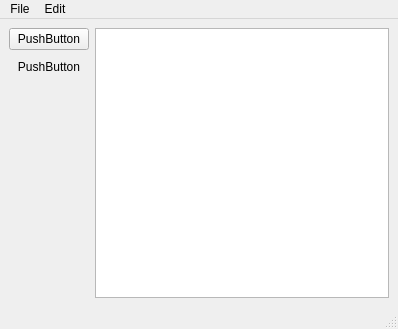
<?xml version="1.0" encoding="UTF-8"?>
<ui version="4.0">
 <class>MainWindow</class>
 <widget class="QMainWindow" name="MainWindow">
  <property name="geometry">
   <rect>
    <x>0</x>
    <y>0</y>
    <width>398</width>
    <height>329</height>
   </rect>
  </property>
  <property name="windowTitle">
   <string>MainWindow</string>
  </property>
  <widget class="QWidget" name="centralwidget">
   <layout class="QHBoxLayout" name="horizontalLayout">
    <item>
     <layout class="QVBoxLayout" name="verticalLayout">
      <item>
       <widget class="QPushButton" name="pushButton_2">
        <property name="text">
         <string>PushButton</string>
        </property>
       </widget>
      </item>
      <item>
       <widget class="QPushButton" name="pushButton">
        <property name="text">
         <string>PushButton</string>
        </property>
        <property name="default">
         <bool>true</bool>
        </property>
        <property name="flat">
         <bool>true</bool>
        </property>
       </widget>
      </item>
      <item>
       <spacer name="verticalSpacer">
        <property name="orientation">
         <enum>Qt::Vertical</enum>
        </property>
        <property name="sizeHint" stdset="0">
         <size>
          <width>20</width>
          <height>40</height>
         </size>
        </property>
       </spacer>
      </item>
     </layout>
    </item>
    <item>
     <layout class="QVBoxLayout" name="verticalLayout_2">
      <item>
       <widget class="QGraphicsView" name="graphicsView"/>
      </item>
     </layout>
    </item>
   </layout>
  </widget>
  <widget class="QMenuBar" name="menubar">
   <property name="geometry">
    <rect>
     <x>0</x>
     <y>0</y>
     <width>398</width>
     <height>21</height>
    </rect>
   </property>
   <widget class="QMenu" name="menuFile">
    <property name="title">
     <string>File</string>
    </property>
    <addaction name="actionCreate_Tree"/>
    <addaction name="actionCreate_Node"/>
   </widget>
   <widget class="QMenu" name="menuEdit">
    <property name="title">
     <string>Edit</string>
    </property>
    <addaction name="actionSave_Tree"/>
   </widget>
   <addaction name="menuFile"/>
   <addaction name="menuEdit"/>
  </widget>
  <widget class="QStatusBar" name="statusbar"/>
  <action name="actionCreate_Tree">
   <property name="text">
    <string>Create Tree</string>
   </property>
  </action>
  <action name="actionCreate_Node">
   <property name="text">
    <string>Create Node</string>
   </property>
  </action>
  <action name="actionSave_Tree">
   <property name="text">
    <string>Save Tree</string>
   </property>
  </action>
 </widget>
 <resources/>
 <connections/>
</ui>
